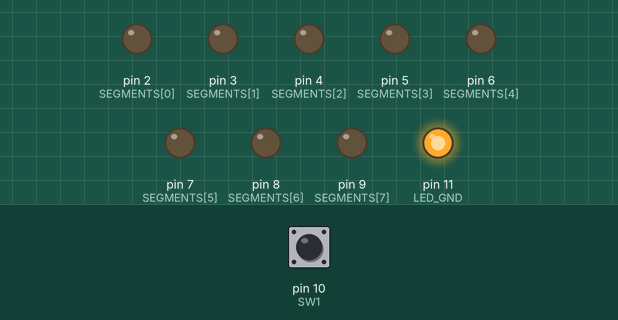
Recording of a sketch running on a simulated Arduino Uno, built with avr-gcc and run on an emulated ATmega328P. Parts: output pins drawn as LEDs (lit = HIGH). Dashed ring = blinking. The inputs (shaded band) are chosen by the test bench; at power-on: pin 10 (SW1) LOW. Pins used as bus, display or sensor lines are not drawn.

Above: at 1.2 s.
1.3 s: pin 10 (SW1) pulled HIGH for 0.25 s
At 1.85 s:
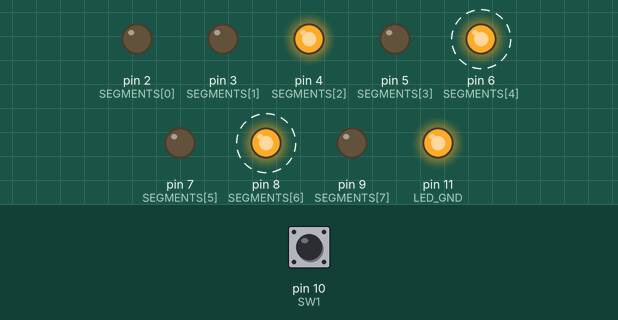
At 2.85 s:
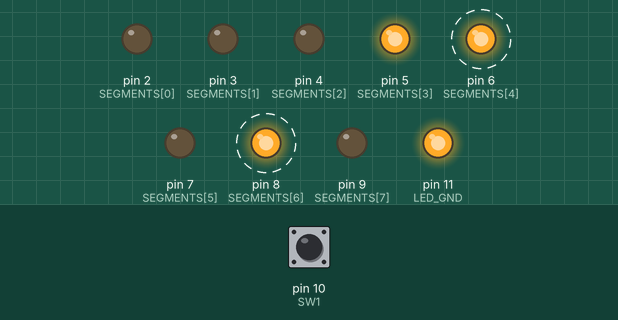
Timing chart, 0 to 10.3 s (numbered marks = the images above; inputs shaded):
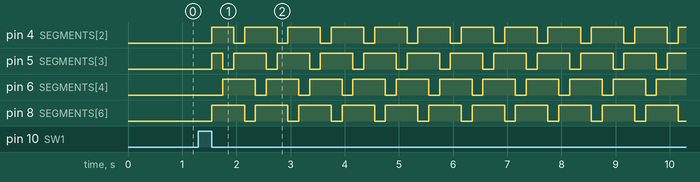

The sketch:

Exam2023Q2b.ino
```cpp
#include<Arduino.h>

const int PROG_DELAY = 200;
const uint8_t LED_GND = 11;
const uint8_t SSD_GND = 12;
const uint8_t SSDS[4] = {16, 17, 18, 19};
const uint8_t SEGMENTS[8] = {2, 3, 4, 5, 6, 7, 8, 9};
const uint8_t SW1 = 10;

const uint8_t CHAR_MAP[4] = {
    0x4c,
    0x54,
    0x58,
    0x1c
};

uint8_t current_char = 0;
bool start = false;

void setup() {
    pinMode(SW1, INPUT);
    pinMode(LED_GND, OUTPUT);
    pinMode(SSD_GND, OUTPUT);

    for (uint8_t i = 0; i < sizeof(SSDS)/sizeof(SSDS[0]); i++) {
        pinMode(SSDS[i], OUTPUT);
    }

    for (uint8_t i = 0; i < sizeof(SEGMENTS)/sizeof(SEGMENTS[0]); i++) {
        pinMode(SEGMENTS[i], OUTPUT);
    }

    digitalWrite(LED_GND, HIGH);
    digitalWrite(SSD_GND, LOW);
}

void loop() {
    if (digitalRead(SW1) == HIGH) {
        // Debounce logic
        while (digitalRead(SW1) == HIGH) {
            delay(50);
        }

        start = true;
    }

    if (start) {
        writeDigit(0, current_char);

        current_char = current_char < 3 ? current_char + 1 : 0;
    }

    delay(PROG_DELAY);
}

void writeDigit(uint8_t ssd, uint8_t c) {
    uint8_t i = 0;

    for (i = 0; i < sizeof(SSDS)/sizeof(SSDS[0]); i++) {
        digitalWrite(SSDS[i], ssd == i);
    }

    for (i = 0; i < sizeof(SEGMENTS)/sizeof(SEGMENTS[0]); i++) {
        digitalWrite(SEGMENTS[i], CHAR_MAP[c] & 1 << i);
    }
}
```

Measured:
- after the input at 1.3 s, pin 4 (SEGMENTS[2]), pin 5 (SEGMENTS[3]): LOW → HIGH after 0.25 s, then repeats every 0.80 s: LOW 0.20 s, HIGH 0.60 s; pin 6 (SEGMENTS[4]): alternates HIGH for 0.60 s and LOW for 0.20 s, starting after 0.45 s; pin 8 (SEGMENTS[6]): alternates HIGH for 0.60 s and LOW for 0.20 s, starting after 0.25 s
